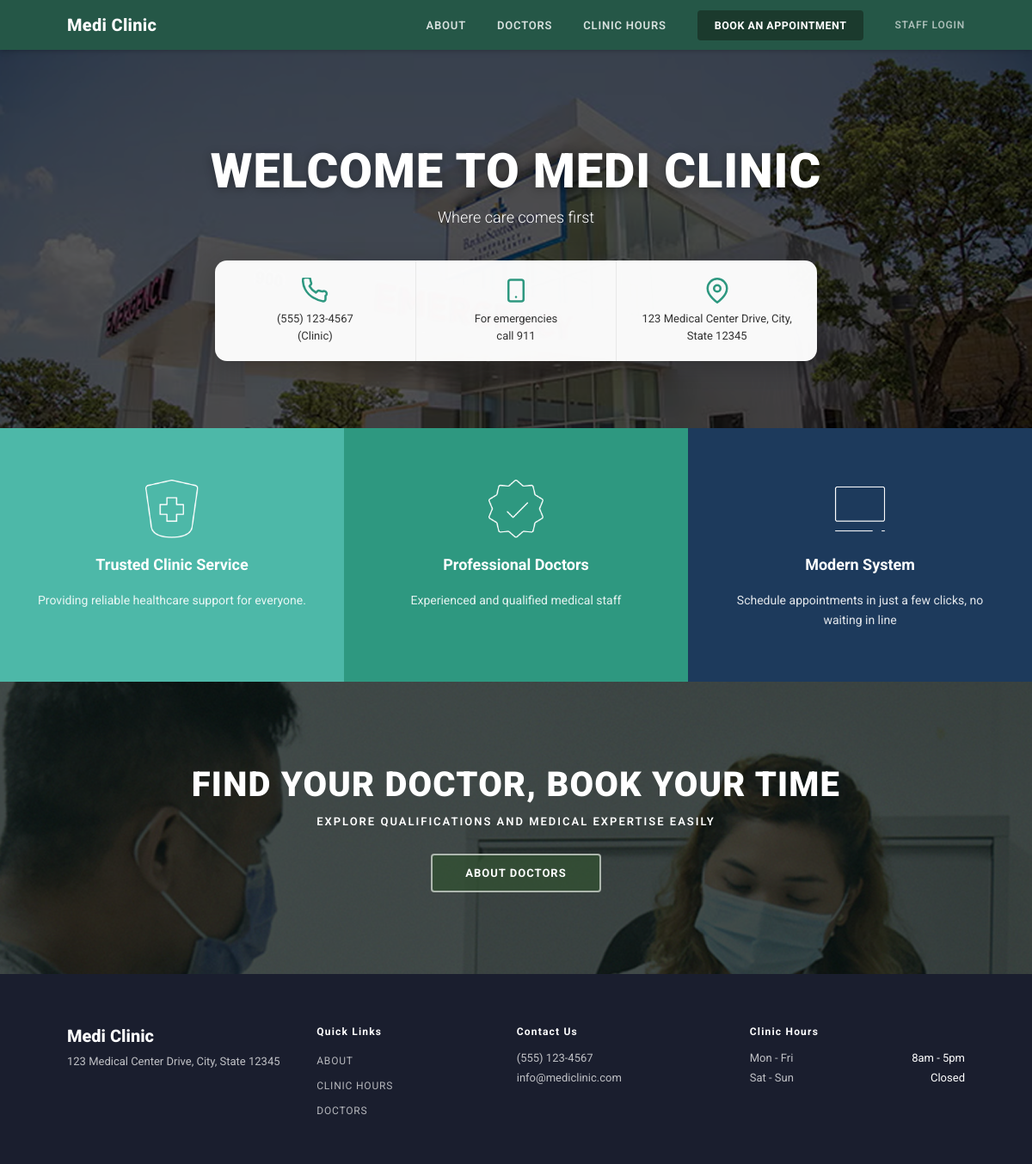
Screenshot of /Appointment_System_Clinic-main/index.php with the database file from the repository.
### tables this page shows
CREATE TABLE `clinic_settings` (
  `id` int(11) NOT NULL,
  `setting_key` varchar(50) NOT NULL,
  `setting_value` text NOT NULL
);

### Appointment_System_Clinic-main/includes/auth.php (called while the page is built, shortened)
<?php
function isLoggedIn() {
    return isset($_SESSION['user_id']) && isset($_SESSION['role']);
}

### Appointment_System_Clinic-main/includes/db.php (called while the page is built, shortened)
<?php
function getDB() {
    static $pdo = null;
    if ($pdo === null) {
        try {
            $dsn = "mysql:host=" . DB_HOST . ";dbname=" . DB_NAME . ";charset=utf8mb4";
            $pdo = new PDO($dsn, DB_USER, DB_PASS, [
                PDO::ATTR_ERRMODE => PDO::ERRMODE_EXCEPTION,
                PDO::ATTR_DEFAULT_FETCH_MODE => PDO::FETCH_ASSOC,
                PDO::ATTR_EMULATE_PREPARES => false
            ]);
        } catch (PDOException $e) {
            error_log("Database connection error: " . $e->getMessage());
            die("Database connection failed. Please contact support.");
        }
    }
    return $pdo;
}
function dbQuery($sql, $params = []) {
    $pdo = getDB();
    $stmt = $pdo->prepare($sql);
    $stmt->execute($params);
    return $stmt;
}
function dbFetch($sql, $params = []) {
    $stmt = dbQuery($sql, $params);
    return $stmt->fetch();
}

### Appointment_System_Clinic-main/includes/functions.php (called while the page is built, shortened)
<?php
require_once __DIR__ . '/db.php';
function getSetting($key, $default = '') {
    $row = dbFetch("SELECT setting_value FROM clinic_settings WHERE setting_key = ?", [$key]);
    return $row ? $row['setting_value'] : $default;
}

### Appointment_System_Clinic-main/index.php (the view, shortened to what this page needs)
<?php
require_once __DIR__ . '/includes/db.php';
require_once __DIR__ . '/includes/functions.php';
$clinicName = getSetting('clinic_name', 'Medi Clinic');
$clinicPhone = getSetting('clinic_phone', '(555) 123-4567');
$clinicAddress = getSetting('clinic_address', '123 Medical Center Drive');
?>
<!doctype html>
<html lang="en">
<head>
  <link rel="stylesheet" href="style.css">
</head>
<body>
<?php include __DIR__ . '/includes/header.php'; ?>
<section class="hero">
  <div class="hero-content">
    <h1>WELCOME TO <?= strtoupper($clinicName) ?></h1>
    <p class="hero-tagline">Where care comes first</p>
    <div class="info-bar">
      <div class="info-item">
        <span><?= htmlspecialchars($clinicPhone) ?><br>(Clinic)</span>
      </div>
      <div class="info-item">
        <svg xmlns="http://www.w3.org/2000/svg" width="30" height="30" viewBox="0 0 24 24" fill="none" stroke="#2e9880" stroke-width="2" stroke-linecap="round" stroke-linejoin="round"><rect x="5" y="2" width="14" height="20" rx="2" ry="2"/><line x1="12" y1="18" x2="12.01" y2="18"/></svg>
        <span>For emergencies<br>call 911</span>
      </div>
      <div class="info-item">
        <svg xmlns="http://www.w3.org/2000/svg" width="30" height="30" viewBox="0 0 24 24" fill="none" stroke="#2e9880" stroke-width="2" stroke-linecap="round" stroke-linejoin="round"><path d="M21 10c0 7-9 13-9 13s-9-6-9-13a9 9 0 0118 0z"/><circle cx="12" cy="10" r="3"/></svg>
        <span><?= htmlspecialchars($clinicAddress) ?></span>
      </div>
    </div>
  </div>
</section>
<section id="about">
  <div class="services-grid">
    <div class="service-card teal-light">
      <img src="imgs/icon-shield.png" alt="Clinic">
      <h3>Trusted Clinic Service</h3>
      <p>Providing reliable healthcare support for everyone.</p>
    </div>
    <div class="service-card teal-mid">
      <img src="imgs/icon-badge.png" alt="Doctors">
      <h3>Professional Doctors</h3>
      <p>Experienced and qualified medical staff</p>
    </div>
    <div class="service-card navy">
      <img src="imgs/icon-computer.png" alt="System">
      <h3>Modern System</h3>
      <p>Schedule appointments in just a few clicks, no waiting in line</p>
    </div>
  </div>
</section>
<section class="find-doctor-banner">
  <div class="find-doctor-content">
    <h2>FIND YOUR DOCTOR, BOOK YOUR TIME</h2>
    <p>EXPLORE QUALIFICATIONS AND MEDICAL EXPERTISE EASILY</p>
    <a class="btn-outline-white" href="doctors.php">ABOUT DOCTORS</a>
  </div>
</section>
<?php include __DIR__ . '/includes/footer.php'; ?>
</body>
</html>

### Appointment_System_Clinic-main/includes/header.php (shortened to what this page needs)
<?php
require_once __DIR__ . '/db.php';
require_once __DIR__ . '/functions.php';
require_once __DIR__ . '/auth.php';
$current = basename($_SERVER['PHP_SELF']);
?>
<header class="site-header">
  <div class="container nav-container">
    <a class="brand" href="index.php">Medi Clinic</a>
    <nav class="nav">
      <a class="nav-link" href="index.php#about">ABOUT</a>
      <a class="nav-link<?= $current === 'doctors.php' ? ' active' : '' ?>" href="doctors.php">DOCTORS</a>
      <a class="nav-link" href="index.php#hours">CLINIC HOURS</a>
      <a class="btn-book" href="book.php">BOOK AN APPOINTMENT</a>
      <?php if (isLoggedIn()): ?>
        <?php if (getUserRole() === 'patient'): ?>
          <a class="nav-link" href="patient/">MY DASHBOARD</a>
        <?php elseif (getUserRole() === 'clerk'): ?>
          <a class="nav-link" href="clerk/">DASHBOARD</a>
        <?php elseif (getUserRole() === 'doctor'): ?>
          <a class="nav-link" href="doctor/">DASHBOARD</a>
        <?php endif; ?>
        <a class="nav-link" href="logout.php" style="font-size:12px;opacity:.75;">LOGOUT (<?= htmlspecialchars($_SESSION['username']) ?>)</a>
      <?php else: ?>
        <a class="nav-link" href="login.php" style="font-size:12px;opacity:.75;">STAFF LOGIN</a>
      <?php endif; ?>
    </nav>
  </div>
</header>

### Appointment_System_Clinic-main/includes/footer.php
<?php
$clinicName = getSetting('clinic_name', 'Medi Clinic');
$clinicAddress = getSetting('clinic_address', '123 Medical Center Drive');
$clinicPhone = getSetting('clinic_phone', '(555) 123-4567');
$clinicEmail = getSetting('clinic_email', 'info@mediclinic.com');
?>
<footer class="site-footer">
  <div class="container footer-grid">
    <div class="footer-brand">
      <h3><?= htmlspecialchars($clinicName) ?></h3>
      <p><?= htmlspecialchars($clinicAddress) ?></p>
    </div>
    <div class="footer-col">
      <h4>Quick Links</h4>
      <ul>
        <li><a href="index.php#about">ABOUT</a></li>
        <li><a href="index.php#hours">CLINIC HOURS</a></li>
        <li><a href="doctors.php">DOCTORS</a></li>
      </ul>
    </div>
    <div class="footer-col">
      <h4>Contact Us</h4>
      <p><?= htmlspecialchars($clinicPhone) ?></p>
      <p><?= htmlspecialchars($clinicEmail) ?></p>
    </div>
    <div class="footer-col">
      <h4>Clinic Hours</h4>
      <div class="footer-hours">
        <div><span>Mon - Fri</span><span>8am - 5pm</span></div>
        <div><span>Sat - Sun</span><span>Closed</span></div>
      </div>
    </div>
  </div>
</footer>

### rows the page displays
clinic_settings: setting_value "MEDI CLINIC", setting_value "Medi Clinic"
clinic_settings: setting_value "(555) 123-4567"
clinic_settings: setting_value "123 Medical Center Drive, City, State 12345"
clinic_settings: setting_value "info@mediclinic.com"
